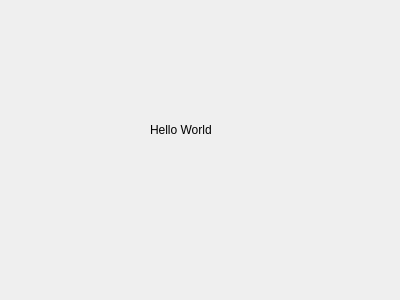
<?xml version="1.0" encoding="UTF-8"?>
<ui version="4.0">
 <class>HelloDialog2</class>
 <widget class="QDialog" name="HelloDialog2">
  <property name="geometry">
   <rect>
    <x>0</x>
    <y>0</y>
    <width>400</width>
    <height>300</height>
   </rect>
  </property>
  <property name="windowTitle">
   <string>Dialog</string>
  </property>
  <widget class="QLabel" name="label">
   <property name="geometry">
    <rect>
     <x>150</x>
     <y>120</y>
     <width>91</width>
     <height>20</height>
    </rect>
   </property>
   <property name="text">
    <string>Hello World</string>
   </property>
  </widget>
 </widget>
 <resources/>
 <connections/>
</ui>
